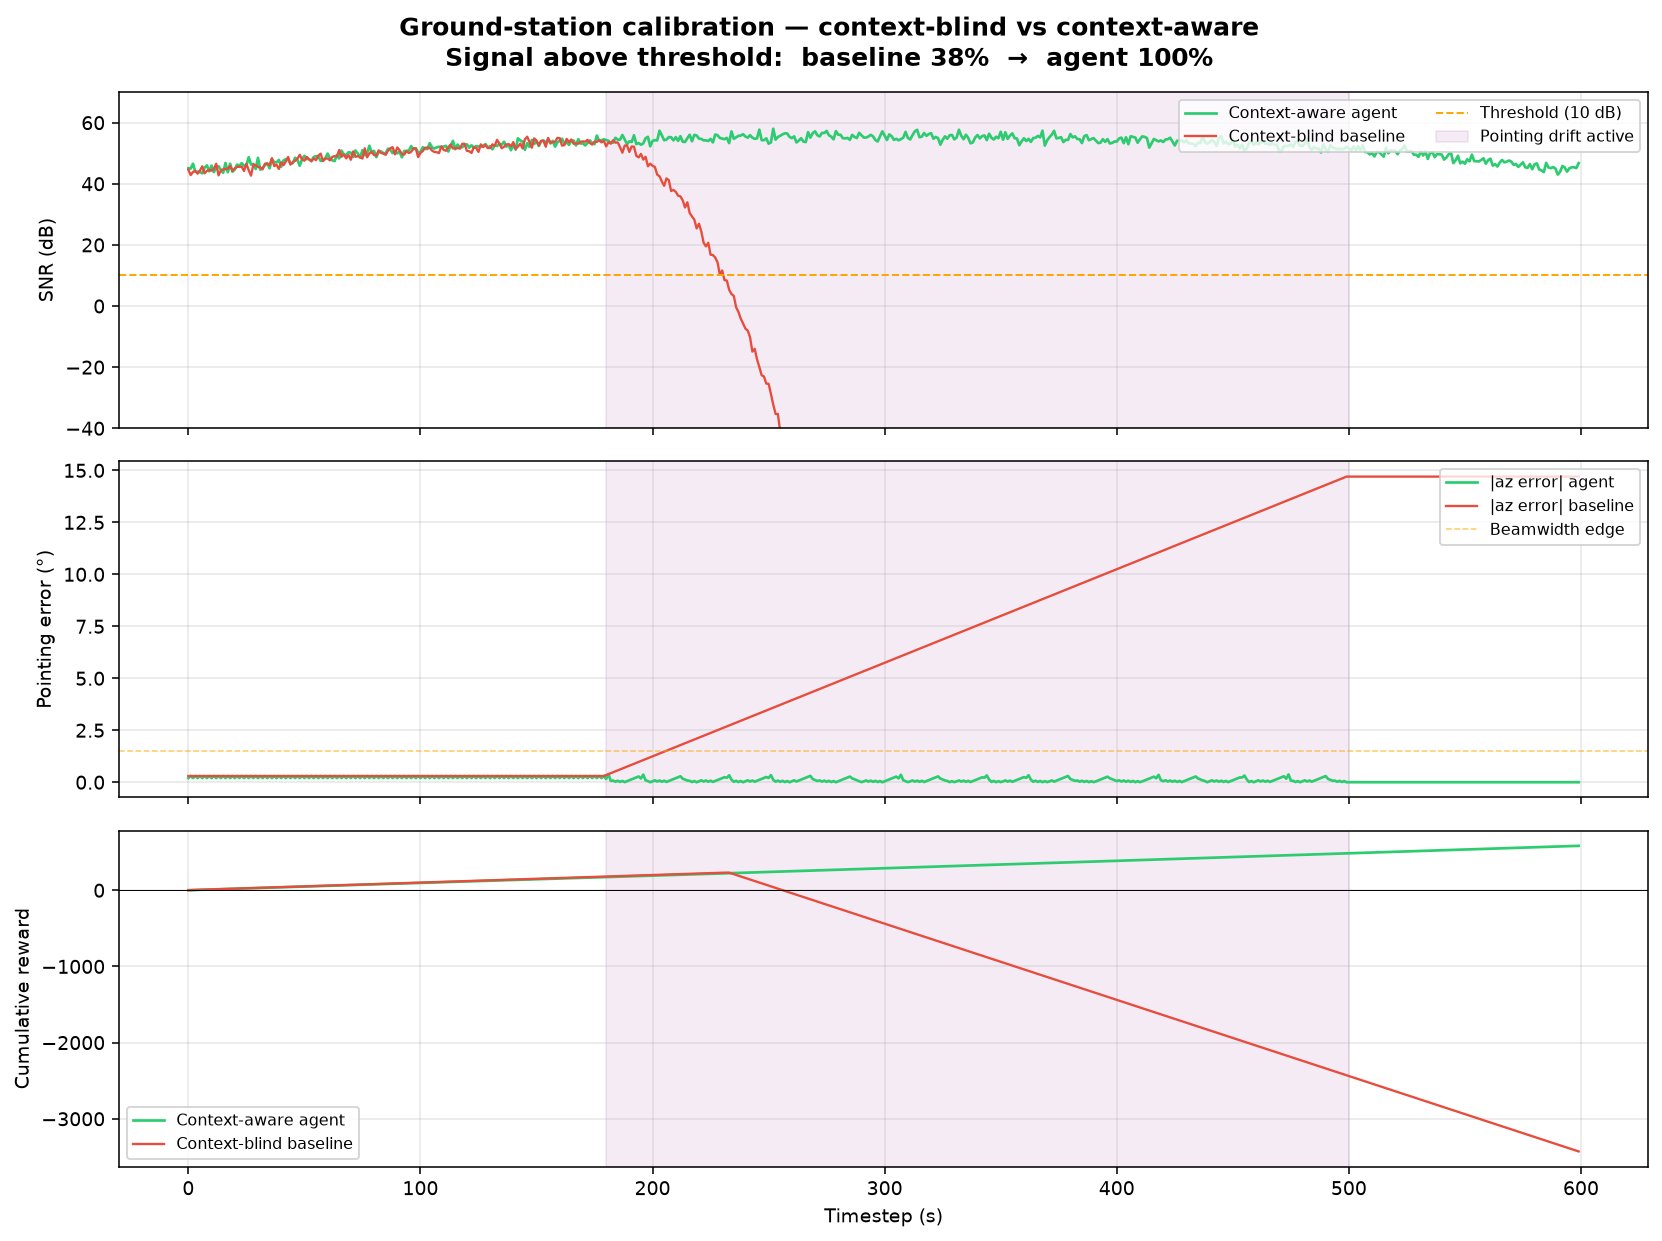

Write Python code to recreate this figure.
"""Demo: context-blind baseline vs context-aware agent on the same pass.

Runs scripted policies through the real ``GroundStationConsole`` (the same
interface the LLM agent drives via tools) on a single deterministic episode,
then plots the SNR / pointing / reward arcs and prints the headline
"% of pass above threshold" for each policy.

The story (see WHY_AGENT.md): the link degrades mid-pass from a slow pointing
drift. The two operators see the *same* SNR dip but reach different conclusions.
The context-blind baseline misdiagnoses it as interference and chases frequency —
which, in this link model, does nothing — so it never re-centers the beam and the
drift carries the signal off the dish. The context-aware operator correctly reads
it as pointing drift and nudges the beam back. Same physics, same automatic
reward; the only difference is reaching the right diagnosis.

Run:  uv run python demo_baseline_vs_agent.py
"""

import os

import matplotlib

matplotlib.use("Agg")
import matplotlib.pyplot as plt
import numpy as np

from env import ACTIONS, SNR_THRESHOLD, GroundStationConsole, _build_episode

# --- scenario: a slow pointing drift injected mid-pass ------------------------
SCENARIO = dict(
    satellite="NOAA-19 (sim)",
    anomaly="drift",
    severity=0.9,
    onset=180,
    duration=320,
    max_elevation=60.0,
    pass_steps=600,
    init_az_error=0.3,
    init_el_error=0.1,
    init_freq_offset=50.0,
    noise_level=120.0,
    seed=7,
)


def _telemetry(c: GroundStationConsole) -> dict:
    g, s = c.gym, c.gym._state
    snr = g._snr_history[-1] if g._snr_history else 20.0
    prev = g._snr_history[-2] if len(g._snr_history) > 1 else snr
    return {
        "snr": snr,
        "trend": snr - prev,
        "locked": s["locked"],
        "az_err": s["az_error"],
        "el_err": s["el_error"],
        "freq": s["freq_offset"],
    }


# --- policies (each returns an action name given current telemetry) -----------
def policy_idle(_t: dict) -> str:
    return "hold"


def _fix_pointing(t: dict) -> str | None:
    """Shared pointing correction: nudge the larger axis error back toward zero.

    In this sim ``nudge_*_pos`` *decreases* the corresponding error, so a positive
    error is corrected with ``pos`` and a negative error with ``neg``.
    """
    if abs(t["az_err"]) > abs(t["el_err"]) and abs(t["az_err"]) > 0.15:
        return "nudge_az_pos_medium" if t["az_err"] > 0 else "nudge_az_neg_medium"
    if abs(t["el_err"]) > 0.15:
        return "nudge_el_pos_medium" if t["el_err"] > 0 else "nudge_el_neg_medium"
    if abs(t["az_err"]) > 0.05:
        return "nudge_az_pos_small" if t["az_err"] > 0 else "nudge_az_neg_small"
    return None


def policy_context_blind(t: dict) -> str:
    """Misdiagnoses the SNR dip as interference and chases frequency.

    Never re-centers the beam, so the injected pointing drift goes uncorrected.
    """
    if t["trend"] < -0.3 or t["snr"] < SNR_THRESHOLD:
        return "shift_freq_pos_coarse" if t["freq"] <= 0 else "shift_freq_neg_coarse"
    return "hold"


def policy_context_aware(t: dict) -> str:
    """Correctly reads the dip as pointing drift and nudges the beam back."""
    fix = _fix_pointing(t)
    if fix is not None:
        return fix
    return "hold"


def run(policy, label):
    c = GroundStationConsole(_build_episode(**SCENARIO))
    log = {"snr": [], "az": [], "el": [], "reward": [], "locked": []}
    while not c.done:
        action = policy(_telemetry(c))
        c.act(action, duration=1)
        st = c.gym._state
        log["snr"].append(c.gym._snr_history[-1])
        log["az"].append(st["az_error"])
        log["el"].append(st["el_error"])
        log["reward"].append(c.gym._total_reward)
        log["locked"].append(st["locked"])
    n = len(log["snr"])
    above = 100 * sum(s > SNR_THRESHOLD for s in log["snr"]) / n
    locked = 100 * sum(log["locked"]) / n
    print(
        f"{label:24s}  above-threshold: {above:5.1f}%   locked: {locked:5.1f}%   "
        f"reward: {log['reward'][-1]:+.0f}"
    )
    return log, above


def main():
    print(f"Scenario: {SCENARIO['satellite']}  pointing drift @ t={SCENARIO['onset']}s "
          f"(through t={SCENARIO['onset'] + SCENARIO['duration']}s)\n")

    blind, blind_pct = run(policy_context_blind, "Context-blind baseline")
    aware, aware_pct = run(policy_context_aware, "Context-aware agent")
    run(policy_idle, "Idle (reference)")  # printed for reference, not plotted

    onset, end = SCENARIO["onset"], SCENARIO["onset"] + SCENARIO["duration"]
    steps = range(len(aware["snr"]))

    fig, axes = plt.subplots(3, 1, figsize=(12, 9), sharex=True)
    fig.suptitle(
        f"Ground-station calibration — context-blind vs context-aware\n"
        f"Signal above threshold:  baseline {blind_pct:.0f}%  →  agent {aware_pct:.0f}%",
        fontsize=13, fontweight="bold",
    )

    ax = axes[0]
    ax.plot(steps, aware["snr"], color="#2ecc71", lw=1.4, label="Context-aware agent")
    ax.plot(steps, blind["snr"], color="#e74c3c", lw=1.2, label="Context-blind baseline")
    ax.axhline(SNR_THRESHOLD, color="orange", ls="--", lw=1, label=f"Threshold ({SNR_THRESHOLD:.0f} dB)")
    ax.axvspan(onset, end, color="purple", alpha=0.08, label="Pointing drift active")
    ax.set_ylabel("SNR (dB)")
    ax.set_ylim(-40, 70)
    ax.legend(fontsize=8, loc="upper right", ncol=2)
    ax.grid(True, alpha=0.3)

    ax = axes[1]
    ax.plot(steps, np.abs(aware["az"]), color="#2ecc71", lw=1.4, label="|az error| agent")
    ax.plot(steps, np.abs(blind["az"]), color="#e74c3c", lw=1.2, label="|az error| baseline")
    ax.axhline(1.5, color="orange", ls="--", lw=0.8, alpha=0.6, label="Beamwidth edge")
    ax.axvspan(onset, end, color="purple", alpha=0.08)
    ax.set_ylabel("Pointing error (°)")
    ax.legend(fontsize=8, loc="upper right")
    ax.grid(True, alpha=0.3)

    ax = axes[2]
    ax.plot(steps, aware["reward"], color="#2ecc71", lw=1.4, label="Context-aware agent")
    ax.plot(steps, blind["reward"], color="#e74c3c", lw=1.2, label="Context-blind baseline")
    ax.axvspan(onset, end, color="purple", alpha=0.08)
    ax.axhline(0, color="black", lw=0.5)
    ax.set_ylabel("Cumulative reward")
    ax.set_xlabel("Timestep (s)")
    ax.legend(fontsize=8, loc="lower left")
    ax.grid(True, alpha=0.3)

    plt.tight_layout()
    out = os.path.join(os.path.dirname(__file__), "demo_baseline_vs_agent.png")
    plt.savefig(out, dpi=140, bbox_inches="tight")
    print(f"\nPlot saved -> {out}")


if __name__ == "__main__":
    main()
